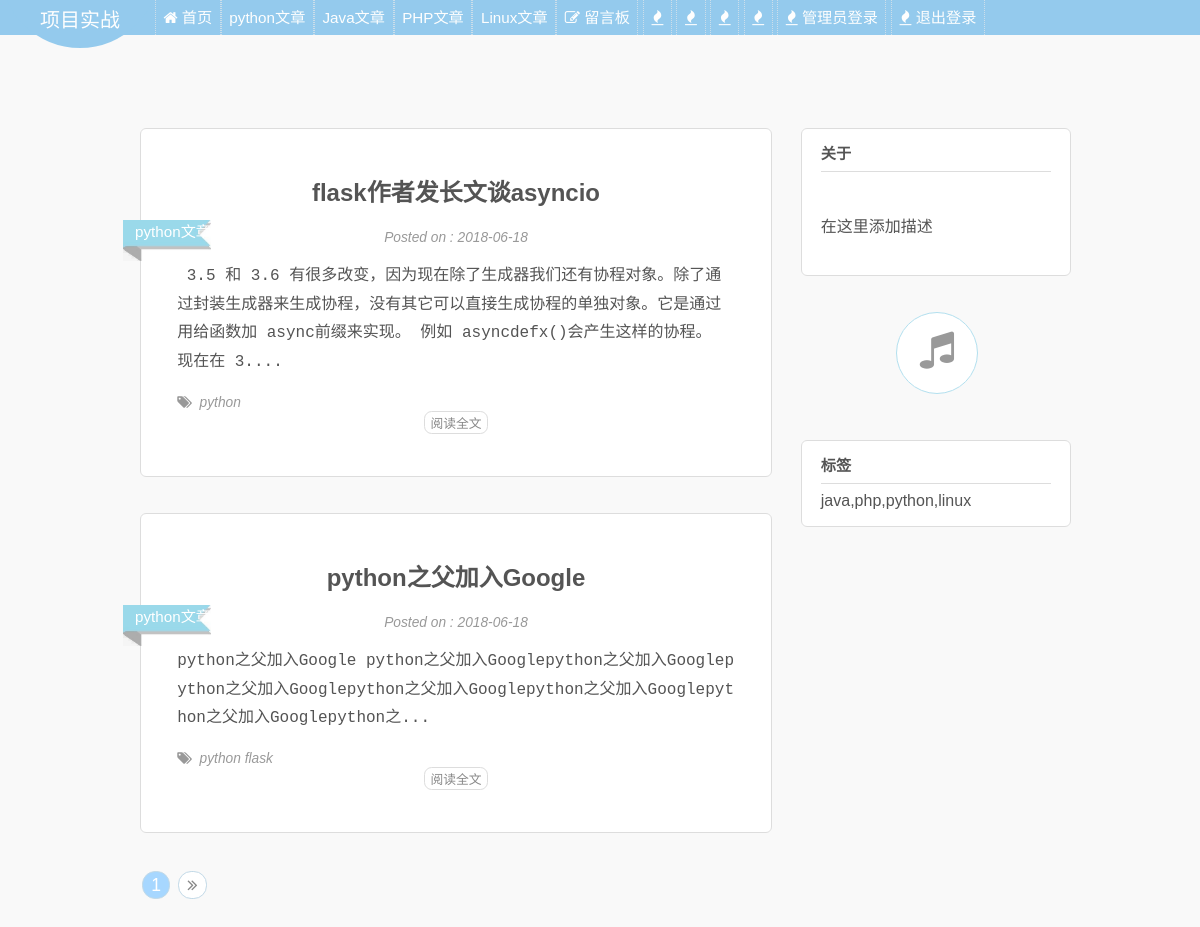
Before: /arch1/1 with the older database file.
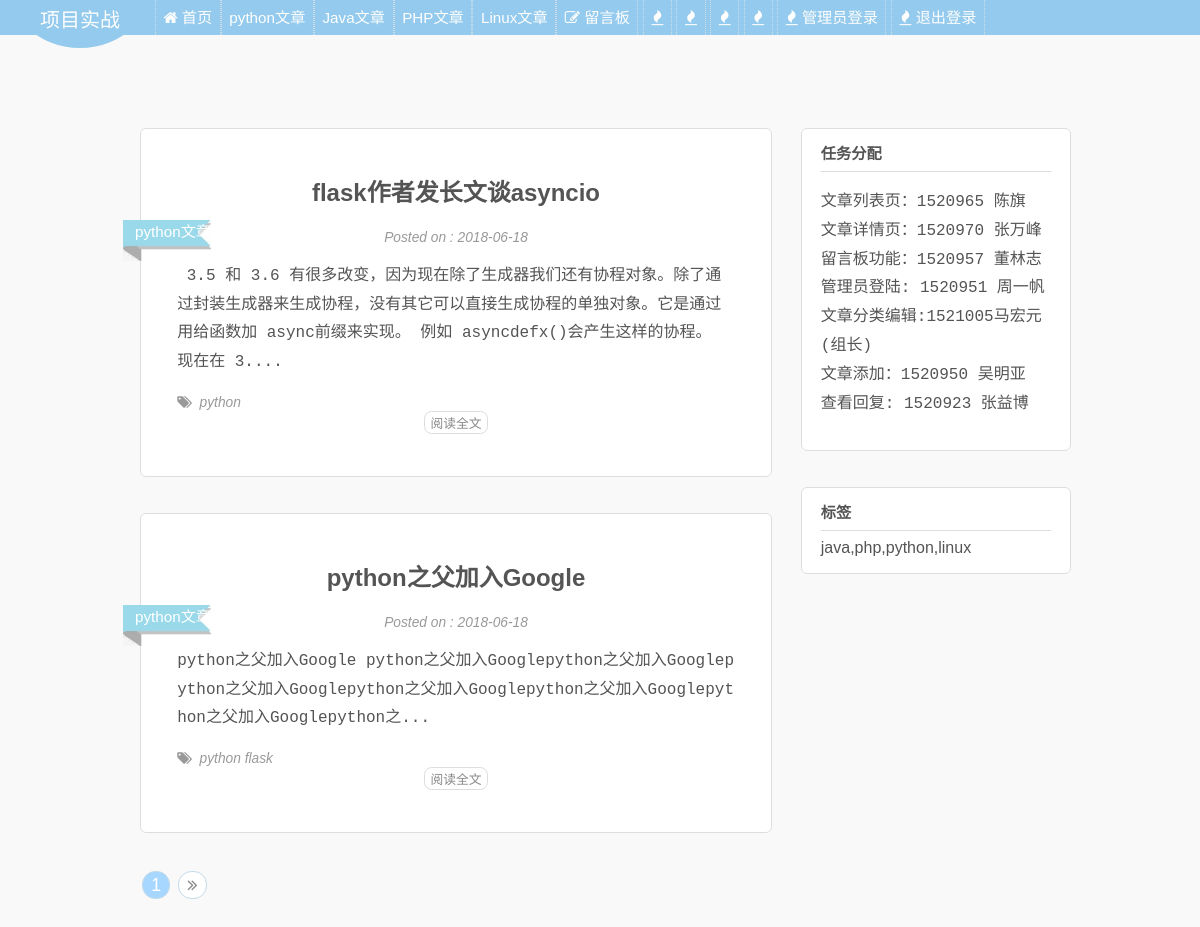
After: the same page with the newer database file.
### tables this page shows
CREATE TABLE "info" ("id" INTEGER,"content" TEXT,PRIMARY KEY ("id"));

CREATE TABLE "blog" (
"id"  INTEGER PRIMARY KEY AUTOINCREMENT NOT NULL,
"title"  TEXT NOT NULL,
"content"  TEXT NOT NULL,
"abstract"  TEXT,
"tag"  TEXT,
"file"  INTEGER DEFAULT 1,
"date"  DATETIME DEFAULT (datetime(CURRENT_TIMESTAMP,'+8 hour')),
"img"  TEXT
);

### blog/views.py (the view)
@app.route('/arch<int:file>/<int:pg>')
def arch(file,pg):
    info=blogInfo()
    curPage = ArtiList('file',file,pg)
    if curPage.getPagn():
        curPage.getAl()
        curPage.getRe()
        return render_template('page.html',results = curPage.results, pagn = curPage.pagn,info=info)
    else:
        abort(404)

### blog/blogDB.py (called while the page is built)
def connect_db():
    rv = sqlite3.connect(app.config['DATABASE'])
    return rv

def get_db():
    if not hasattr(g, 'db'):
        g.db = connect_db()
    return g.db

### blog/mylib.py (called while the page is built)
    def getIt(self):
        blogdb = get_db()
        cur = blogdb.cursor()
        cur.execute('SELECT title, date, content, tag, abstract, file,img from blog where id = ?',(self.id,))
        arti = cur.fetchall()[0]
        self.title = arti[0]
        self.date = arti[1]
        if hasattr(self.date,'strftime'):
            self.date = self.date.strftime("%Y-%m-%d %H:%M:?")
        self.content = arti[2]
        self.tag = arti[3] or ''
        self.abstract = arti[4]
        self.file=arti[5]
        self.img=arti[6] or ''

    def getRe(self):
        results = []
        for arti in self.al:
            temp = Article(arti)
            temp.getIt()
            results.append(temp)
        self.results = results

    def getAl(self):
        blogdb = get_db()
        cur = blogdb.cursor()
        if self.method == 'file':
            cur.execute(' SELECT id FROM blog WHERE file = ? ORDER BY id DESC LIMIT 8 OFFSET ?',(self.key,self.offset,))
        elif self.method == 'tag':
            cur.execute('select blog from tag where tag = ? LIMIT 8 OFFSET ?',(self.key,self.offset,))
        else:
            cur.execute(' SELECT id FROM blog where file>0 ORDER BY id DESC LIMIT 8 OFFSET ?',(self.offset,))
        al = cur.fetchall()
        al = map(lambda x: int(x[0]),al)
        tmp = list(al)
        tmp.sort(reverse = True)
        self.al = tmp

### blog/templates/page.html
{% extends "base.html" %}
{% block content %}
{%- for result in results %}
<div class="well big">
<center>
    <a href="/article/{{ result.id }}" target="_blank"><h2>{{ result.title }}</h2></a>
    <small>Posted on : {{ result.date[0:10] }}</small>
</center>
    <div class="catetag">{{ info.cate[result.file] }}</div>
    <pre>{{ result.abstract }}{{ result.img|safe }}</pre>
    <small>
    <span style="font-style:normal;">&#61484;&nbsp;</span>
    {%- for tag in result.tag.split(',') %}
    <a href="/arch/{{ tag }}/1"  class="nul"><span class="tag">{{ tag }}</span></a>
    {%- endfor %}
    </small>
<center>
    <a href="/article/{{ result.id }}"><button class="sm">阅读全文</button></a>
</center>
<br>
</div>
<br><br>
{%- endfor %}
{%- for num in pagn %}
<a href='{{ num[2] }}'><pagn class="{{ num[1] }}">{{ num[0] }}</pagn></a>
{%- endfor %}
{% endblock %}

### blog/templates/base.html (shortened to what this page needs)
<!DOCTYPE html>
<head>
<link href="/static/css/skyin.css" rel="stylesheet">
</head>
<body>
<nav id="nav">
<div id="circle"><span>项目实战</span></div>
<div id="nbtns">
<a href='/'><navbtn>&#61461; 首页</navbtn></a>{%- for (id,cate) in info.cate.items() %}<a href='/arch{{ id }}/1'><navbtn>{{ cate }}</navbtn></a>{%- endfor %}<a href='/memo'><navbtn>&#61508; 留言板</navbtn></a>
<a href='#'><navbtn>&#61549; </navbtn></a>
<a href='#'><navbtn>&#61549; </navbtn></a>
<a href='#'><navbtn>&#61549; </navbtn></a>
<a href='#'><navbtn>&#61549; </navbtn></a>
<a href='/admin'><navbtn>&#61549; 管理员登录</navbtn></a>
<a href='/logout'><navbtn>&#61549; 退出登录</navbtn></a>
</div>
</nav>
{% block main %}
<push></push>
<div class="container">
<div class="main">
<div class="full">
{% block content %}{% endblock %}
</div>
</div><div class="sidebar">
<div class="full">
{{ info.sidebar|safe }}
<div class="well small">
<tab>标签</tab>
<hr>
{{ info.tags|safe }}
</div>
</div>
</div>
</div>
{% endblock %}
<br><br><br>
</body>

### blog/static/css/skyin.css (style rules this page uses)
html,body { height:100%;width:100%;margin:0;background:#f9f9f9;color:#545454;font-family:Microsoft YaHei,Helvetica,sans-serif,FontAwesome!important;font-size:16px; }
* { position:relative }
a { text-decoration:none;color:inherit; }
center { text-align:center; }
pre { line-height:1.8em; }
small { font-size:0.86em;font-style:italic;color:#999; }
nav { top:0;display:block;user-select:none;cursor:default;width:100%;background:rgb(123,191,234);height:2.2em;position:fixed;opacity:0.4;color:#fff;padding:0;margin:0;z-index:100; }
navbtn { height:100%;line-height:2.315em;font-size:0.95em;display:inline-block;padding:0 0.5em;margin:0;vertical-align:top;border-left:1px dotted #c1d8e6;border-right:1px dotted #c1d8e6 }
#circle { vertical-align:top;display:inline-block;background:rgb(123,191,234);width:10em;height:10em;border:none;border-radius:5em;top:-7em;text-align:center;margin-right:-0.6em; }
#circle span { top:5.82em;font-size:1.25em; }
push { height:8em;display:block;z-index:-1; }
pre { white-space:pre-wrap;word-break:break-all }
button { outline:none;height:1.8em;line-height:1.8em;border-radius:0.6em;border:1px solid #ddd;padding:0 0.4em;font-size:0.8em;color:#888;background:#FFF; }
pagn { display:inline-block;height:1.5em;width:1.5em;margin:0.1em;border-radius:0.75em;border:1px solid #c1d8e6;color:#888;background:#fff;vertical-align:top;text-align:center;line-height:1.5em;font-size:1.1em; }
pagn.active { background:#a7d7ff;color:#fff }
pagn.next:after { content:'\f101' }
.catetag { top: 6em;background: url(/static/img/2.jpg) no-repeat;width: 5.8em;height: 2.7em;background-size: 100%;left: -1.2em;color: #fff;position: absolute;text-indent: 0.8em;font-size: 0.95em;line-height: 1.6em; }
.full { margin-left:3%;width:94%; }
.main { display:inline-block;width:70%;vertical-align:top; }
.sidebar { display:inline-block;width:30%;vertical-align:top }
.container { display:block;margin:0 auto;width:80%; }
.well { border:1px solid #ddd;border-radius:0.375em;background:#fff; }
.well.big,.well.wish { padding:1.5em 2.25em }
.well.small { padding:0.75em 1.2em;padding-bottom:1em; }
tab { font-weight:bold;font-size:0.95em; }
hr { border:none;border-bottom:1px solid #ddd;padding:0 }
#nbtns { display:inline-block ; }

Changed rows visible on the page:
changed info: sidebar "关于 在这里添加描述" → "任务分配 文章列表页：1520965 陈旗 文章详情页：1520970 张万峰 留言板功能：1520957 董林志 管理员登陆: 1520951 周一帆 文章分类编辑:1521005马宏元(组长) 文章添加：1520950 吴明亚 查看回复: 1520923 张益博"
